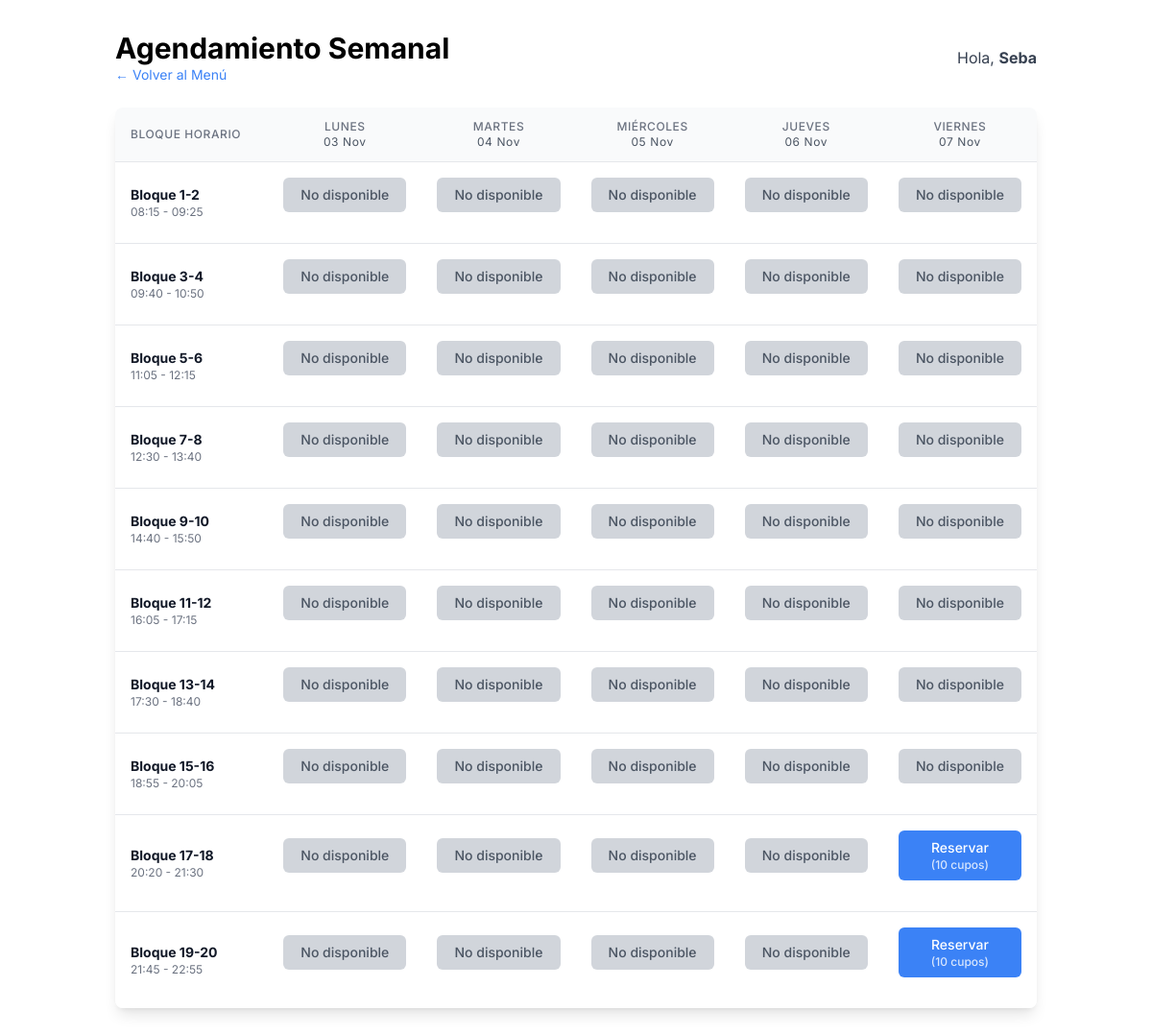
The app's page /agendar/ (signed in) with its own data.
### agendamiento/models.py (models this page shows, shortened)
class BloqueHorario(models.Model):
    nombre = models.CharField(max_length=50, unique=True, help_text="Ej: Bloque 1-2")
    hora_inicio = models.TimeField()
    hora_fin = models.TimeField()
    capacidad_maxima = models.PositiveIntegerField(default=10)
    class Meta:
        verbose_name = "Bloque Horario"
        verbose_name_plural = "Bloques Horarios"
        ordering = ['hora_inicio']

### agendamiento/views.py (the view, shortened to what this page needs)
# urls.py: path('agendar/', views.vista_agendamiento, name='vista_agendamiento'),
@login_required
def vista_agendamiento(request):
    hoy = timezone.localdate()
    ahora = timezone.now()
    lunes_de_esta_semana = hoy - datetime.timedelta(days=hoy.weekday())
    dias_de_la_semana = [lunes_de_esta_semana + datetime.timedelta(days=i) for i in range(5)]
    bloques_horarios = BloqueHorario.objects.all().order_by('hora_inicio')
    reservas_usuario = Reserva.objects.filter(
        usuario=request.user,
        fecha__in=dias_de_la_semana
    ).values_list('bloque_id', 'fecha')
    set_reservas_usuario = set((r[0], r[1]) for r in reservas_usuario)
    todas_las_reservas = Reserva.objects.filter(
        fecha__in=dias_de_la_semana
    ).values('bloque', 'fecha').annotate(conteo=Count('id'))
    conteo_reservas = {
        (reserva['bloque'], reserva['fecha']): reserva['conteo']
        for reserva in todas_las_reservas
    }
    datos_para_plantilla = []
    for bloque in bloques_horarios:
        datos_de_la_fila = []
        for dia in dias_de_la_semana:
            reservas_count = conteo_reservas.get((bloque.id, dia), 0)
            cupos_disponibles = bloque.capacidad_maxima - reservas_count
            reservado_por_usuario = (bloque.id, dia) in set_reservas_usuario
            hora_inicio_reserva = datetime.datetime.combine(dia, bloque.hora_inicio)
            try:
                current_tz = timezone.get_current_timezone()
                hora_inicio_reserva_tz = timezone.make_aware(hora_inicio_reserva, current_tz)
            except Exception:
                hora_inicio_reserva_tz = timezone.make_aware(hora_inicio_reserva, timezone.utc)
            es_pasado = hora_inicio_reserva_tz < ahora
            datos_de_la_fila.append({
                'cupos': cupos_disponibles,
                'reservado': reservado_por_usuario,
                'fecha_str': dia.isoformat(),
                'es_pasado': es_pasado
            })
        datos_para_plantilla.append((bloque, datos_de_la_fila))
    context = {
        'dias_de_la_semana': dias_de_la_semana,
        'datos_para_plantilla': datos_para_plantilla,
    }
    return render(request, 'agendamiento/agendar.html', context)

### agendamiento/templates/agendamiento/agendar.html (shortened to what this page needs)
<script src="https://cdn.tailwindcss.com"></script>
<div class="container mx-auto p-4 md:p-8">
    <div class="flex justify-between items-center mb-6">
        <div>
            <h1 class="text-3xl font-bold">Agendamiento Semanal</h1>
            <a href="{% url 'vista_principal' %}" class="text-sm text-blue-500 hover:text-blue-700">
                &larr; Volver al Menú
            </a>
        </div>
        <div class="text-right">
            <span class="text-gray-700">Hola, <strong>{{ user.username }}</strong></span>
        </div>
    </div>
    <div class="bg-white shadow-lg rounded-lg overflow-x-auto">
        <table class="min-w-full divide-y divide-gray-200">
            <thead class="bg-gray-50">
                <tr>
                    <th scope="col"
                        class="px-4 py-3 text-left text-xs font-medium text-gray-500 uppercase tracking-wider">
                        Bloque Horario
                    </th>
                    {% for dia in dias_de_la_semana %}
                    <th scope="col"
                        class="px-4 py-3 text-center text-xs font-medium text-gray-500 uppercase tracking-wider">
                        {{ dia|date:"l" }} <br>
                        <span class="font-normal normal-case text-gray-600">{{ dia|date:"d M" }}</span>
                    </th>
                    {% endfor %}
                </tr>
            </thead>
            <tbody class="bg-white divide-y divide-gray-200">
                {% for bloque, datos_de_la_fila in datos_para_plantilla %}
                <tr>
                    <td class="px-4 py-4 whitespace-nowrap">
                        <div class="font-bold text-sm text-gray-900">{{ bloque.nombre }}</div>
                        <div class="text-xs text-gray-500">{{ bloque.hora_inicio|time:"H:i" }} - {{ bloque.hora_fin|time:"H:i" }}</div>
                    </td>
                    {% for datos_celda in datos_de_la_fila %}
                    <td class="px-4 py-4 whitespace-nowrap text-center">
                        <form action="{% url 'vista_agendamiento' %}" method="POST" class="w-full">
                            {% if datos_celda.reservado %}
                            <button type="button"
                                class="w-full bg-green-500 text-white py-2 px-3 rounded-md text-sm font-medium cursor-not-allowed"
                                disabled>
                                ¡Reservado!
                            </button>
                            {% elif datos_celda.es_pasado %}
                            <button type="button"
                                class="w-full bg-gray-300 text-gray-600 py-2 px-3 rounded-md text-sm font-medium cursor-not-allowed"
                                disabled>
                                No disponible
                            </button>
                            {% elif datos_celda.cupos > 0 %}
                            <button type="submit"
                                class="w-full bg-blue-500 text-white py-2 px-3 rounded-md text-sm font-medium hover:bg-blue-600 transition">
                                Reservar
                                <span class="block text-xs opacity-80">({{ datos_celda.cupos }} cupos)</span>
                            </button>
                            {% else %}
                            <button type="button"
                                class="w-full bg-gray-300 text-gray-600 py-2 px-3 rounded-md text-sm font-medium cursor-not-allowed"
                                disabled>
                                Lleno
                            </button>
                            {% endif %}
                        </form>
                    </td>
                    {% endfor %}
                </tr>
                {% endfor %}
            </tbody>
        </table>
    </div>
</div>

### records on screen
BloqueHorario: nombre "Bloque 1-2", hora_inicio "08:15", hora_fin "09:25"
BloqueHorario: nombre "Bloque 3-4", hora_inicio "09:40", hora_fin "10:50"
BloqueHorario: nombre "Bloque 5-6", hora_inicio "11:05", hora_fin "12:15"
BloqueHorario: nombre "Bloque 7-8", hora_inicio "12:30", hora_fin "13:40"
BloqueHorario: nombre "Bloque 9-10", hora_inicio "14:40", hora_fin "15:50"
BloqueHorario: nombre "Bloque 11-12", hora_inicio "16:05", hora_fin "17:15"
BloqueHorario: nombre "Bloque 13-14", hora_inicio "17:30", hora_fin "18:40"
BloqueHorario: nombre "Bloque 15-16", hora_inicio "18:55", hora_fin "20:05"
BloqueHorario: nombre "Bloque 17-18", hora_inicio "20:20", hora_fin "21:30", cupos "10"
BloqueHorario: nombre "Bloque 19-20", hora_inicio "21:45", hora_fin "22:55", cupos "10"

### other values on screen
{{ user.username }} "Seba"
{{ dia|date:"l" }} "LUNES" "MARTES" "MIÉRCOLES" "JUEVES" "VIERNES"
{{ dia|date:"d M" }} "03 Nov" "04 Nov" "05 Nov" "06 Nov" "07 Nov"
